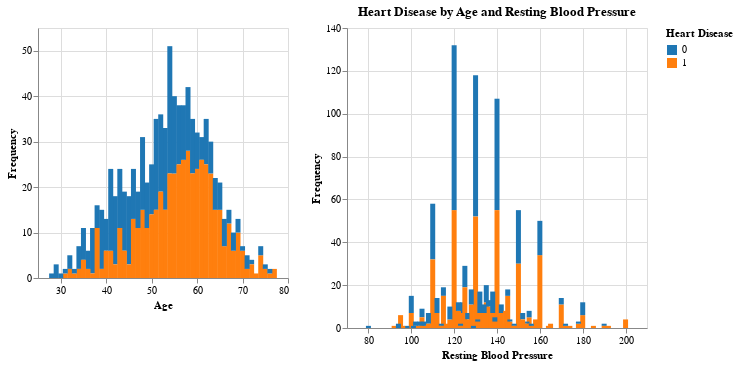

Notebook code for this chart:
### Markdown cell above
#### 2. RestingBP, Age, and HeartDisease ####

### Code cell
selector = alt.selection_point(fields=['Age'], empty=True)

main = alt.Chart(df).properties(
    width=250,
    height=250
).add_params(selector).mark_bar().encode(
    x=alt.X('Age:Q', title='Age'),
    y=alt.Y('count():Q', title='Frequency'),
    color=alt.condition(
        selector,
        alt.Color("HeartDisease:N",
                  scale=alt.Scale(scheme='category10')),
        alt.value('lightgray')
    )
)

sub = alt.Chart(df).transform_filter(
    selector
).transform_aggregate(
    Frequency='count():Q',
    groupby=['RestingBP', 'HeartDisease']
).mark_bar().encode(
    x=alt.X('RestingBP:Q', title='Resting Blood Pressure'),
    y=alt.Y('Frequency:Q', title='Frequency'),
    color=alt.Color('HeartDisease:N', scale=alt.Scale(scheme='category10'), title='Heart Disease')
).properties(
    title='Heart Disease by Age and Resting Blood Pressure'
)

main | sub

### Figure 1 — Vega-Lite specification as saved in the notebook (floating-point values rounded to 4 significant figures; data arrays with more than 128 entries replaced by an {"elided": "..."} marker saying what was removed)
{"config": {"view": {"continuousWidth": 300, "continuousHeight": 300}}, "hconcat": [{"mark": {"type": "bar"}, "encoding": {"color": {"condition": {"param": "param_2", "empty": true, "field": "HeartDisease", "scale": {"scheme": "category10"}, "type": "nominal"}, "value": "lightgray"}, "x": {"field": "Age", "title": "Age", "type": "quantitative"}, "y": {"aggregate": "count", "title": "Frequency", "type": "quantitative"}}, "height": 250, "name": "view_2", "width": 250}, {"mark": {"type": "bar"}, "encoding": {"color": {"field": "HeartDisease", "scale": {"scheme": "category10"}, "title": "Heart Disease", "type": "nominal"}, "x": {"field": "RestingBP", "title": "Resting Blood Pressure", "type": "quantitative"}, "y": {"field": "Frequency", "title": "Frequency", "type": "quantitative"}}, "title": "Heart Disease by Age and Resting Blood Pressure", "transform": [{"filter": {"param": "param_2", "empty": true}}, {"aggregate": [{"op": "count", "as": "Frequency"}], "groupby": ["RestingBP", "HeartDisease"]}]}], "data": {"name": "data-9e96e6a363fc557d7b54c7eadd2de221"}, "params": [{"name": "param_2", "select": {"type": "point", "fields": ["Age"]}, "views": ["view_2"]}], "$schema": "https://vega.github.io/schema/vega-lite/v5.15.1.json", "datasets": {"data-9e96e6a363fc557d7b54c7eadd2de221": {"elided": "917 records"}}}
